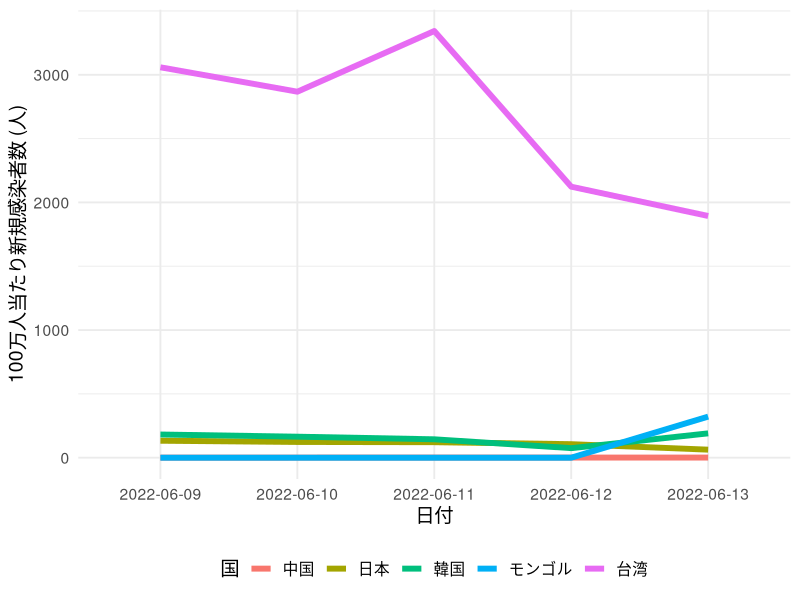

The R script that drew this image:
## ---- chunk 1
#| include: false
library(tidyverse)
## ---- chunk 2
#| include: false
Data1 <- data.frame(ID    = 1:3, 
                    Name  = c("Aさん", "Bさん", "Cさん"),
                    Score = c(77, 89, 41))
Data2 <- data.frame(ID    = 4:5, 
                    Name  = c("Xさん", "Yさん"),
                    Score = c(98, 78))
## ---- chunk 3
Data1
Data2
## ---- chunk 4
bind_rows(Data1, Data2)
## ---- chunk 5
bind_rows(list("1組" = Data1, "2組" = Data2),
          .id = "Class")
## ---- chunk 6
#| echo: false
Data1 <- data.frame(City  = c("Tokyo", "Osaka", "Kochi"),
                    Pop   = c(927, 148, 76),
                    Area  = c(2194, 828, 7104))
## ---- chunk 7
Data1
## ---- chunk 8
#| echo: false
Data2 <- data.frame(City  = c("Kochi", "Osaka", "Tokyo"),
                    Food  = c("Katsuo", "Takoyaki", "Ramen"))
## ---- chunk 9
Data2
## ---- chunk 10
left_join(Data1, Data2, by = "City")
## ---- chunk 11
df1 <- tibble(Pref  = c("東京", "大阪", "京都"),
              Score = c(3.5, 4, 4.2))
df2 <- tibble(Pref  = c("東京", "大阪", "高知"),
              N     = c(3220, 1325, 111))
## ---- chunk 12
df1
## ---- chunk 13
df2
## ---- chunk 14
left_join(df1, df2, by = "Pref")
right_join(df1, df2, by = "Pref")
## ---- chunk 15
inner_join(df1, df2, by = "Pref")
full_join(df1, df2, by = "Pref")
## ---- chunk 16
COVID_df <- read_csv("Data/covid_sample.csv")
COVID_df
## ---- chunk 17
#| echo: false
knitr::kable(COVID_df)
## ---- chunk 18
#| echo: false
COVID_df %>% 
  pivot_longer(cols      = `2022/06/09`:`2022/06/13`,
               names_to  = "Date",
               values_to = "New_Cases")
## ---- chunk 19
#| code-line-numbers: "2-4"
COVID_Long <- COVID_df %>% 
  pivot_longer(cols      = "2022/06/09":"2022/06/13",
               names_to  = "Date",
               values_to = "New_Cases")
COVID_Long
## ---- chunk 20
#| code-line-numbers: "2,3"
COVID_Long %>%
  pivot_wider(names_from  = "Date",
              values_from = "New_Cases")
## ---- chunk 21
#| code-line-numbers: "2-4"
COVID_Long %>%
  separate(col  = "Date",
           into = c("Year", "Month", "Day"),
           sep  = "/")
## ---- chunk 22
#| echo: false
City_Data <- tibble(City = c("北海道音威子府村",
                             "大阪府高槻市",
                             "広島県府中市",
                             "鹿児島県指宿市"),
                    Pop  = c(693, 347424, 36471, 38207))

City_Data
## ---- chunk 23
City_Data %>%
   # 任意の2文字の後に「都道府県」のいずれかが来るか、
   # 任意の3文字の後に「県」が来たら、そこまでをブロック1、残りをブロック2とする
   # Cityの値を「ブロック1-ブロック2」に置換する
   mutate(City = str_replace(City, "^(.{2}[都道府県]|.{3}県)(.+)", 
                             "\\1-\\2")) %>%
   # 「-」を基準に列を分割
   separate(col  = "City", into = c("Pref", "City"), sep  = "-")
## ---- chunk 24
COVID_df %>% 
  pivot_longer(cols      = "2022/06/09":"2022/06/13",
               names_to  = "Date",
               values_to = "New_Cases") %>%
   mutate(New_Case_per_1M = New_Cases / Population * 1000000) %>%
   group_by(Country) %>%
   summarise(New_Case_per_1M = mean(New_Case_per_1M))
## ---- chunk 25
#| echo: false
#| fig-width: 8
#| fig-height: 4
COVID_df %>% 
  pivot_longer(cols      = "2022/06/09":"2022/06/13",
               names_to  = "Date",
               values_to = "New_Cases") %>%
  mutate(New_Case_per_1M = New_Cases / Population * 1000000,
         Country         = case_when(Country == "China"    ~ "中国",
                                     Country == "Japan"    ~ "日本",
                                     Country == "Korea"    ~ "韓国",
                                     Country == "Mongolia" ~ "モンゴル",
                                     TRUE                  ~ "台湾"),
         Country         = factor(Country, levels = c("中国", "日本", "韓国", "モンゴル", "台湾")),
         Date            = as.Date(Date),
         Date            = format(Date, "%Y-%m-%d")) %>%
  ggplot(aes(x = Date, y = New_Case_per_1M, group = Country, color = Country)) +
  geom_line(size = 2) +
  labs(x = "日付", y = "100万人当たり新規感染者数 (人)", color = "国") +
  theme_minimal(base_size = 14) +
  theme(legend.position = "bottom")

